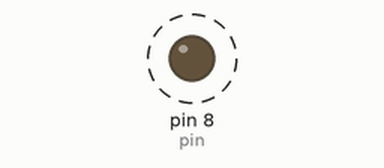
Bench run of a sketch on a simulated Arduino Uno, built with avr-gcc and run on an emulated ATmega328P. On the bench: output pins drawn as LEDs (lit = HIGH). Dashed ring = blinking.

Above: at 0.2 s.
Timing chart, 0 to 3.0 s (numbered marks = the images above):
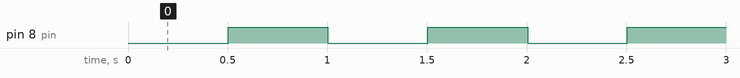

Measured:
- by itself, pin 8 (pin): alternates HIGH for 0.50 s and LOW for 0.50 s

The sketch:

ex03.ino
```cpp
// Arduino Board Layout:
//                   +5V
//                    |
// Pin 8 ------------ LED (with resistor)
//                    |
//                   GND

// Tool for online arduino board layout:
// https://www.tinkercad.com/

const int pin = 8;   // Pin 8 is connected to the LED with a resistor
long premillis = 0;  // Variable to store the previous time
int state = LOW;     // Variable to store the state of the LED (LOW = off, HIGH = on)

void setup()
{
  pinMode(pin, OUTPUT);  // Set Pin 8 as an output pin
}

void loop()
{
  long curmillis = millis();   // Get the current time in milliseconds
  // If the time elapsed since the last change is greater than 500 ms
  if (curmillis - premillis > 500)
  {
    premillis = curmillis;   // Update the previous time to the current time
    // Toggle the state of the LED
    if (state == LOW)
    {
      state = HIGH;
    }
    else
    {
      state = LOW;
    }
    digitalWrite(pin, state);   // Set the output of Pin 8 to the new state
  }
}
```
